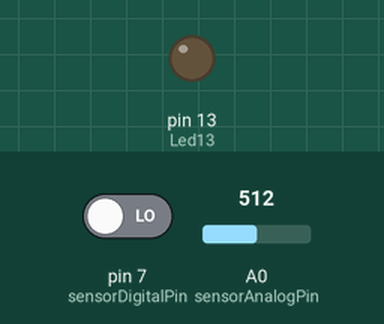
Simulated run of this sketch. Board: Arduino Uno, built with avr-gcc and run on an emulated ATmega328P. Shown: output pins drawn as LEDs (lit = HIGH). The test bench sets the inputs (shaded band); at power-on: pin 7 (sensorDigitalPin) LOW, A0 (sensorAnalogPin) = 512. What the sketch prints to the serial monitor is not drawn.

Above: at 1.2 s.
1.3 s: pin 7 (sensorDigitalPin) driven HIGH
At 2.5 s:
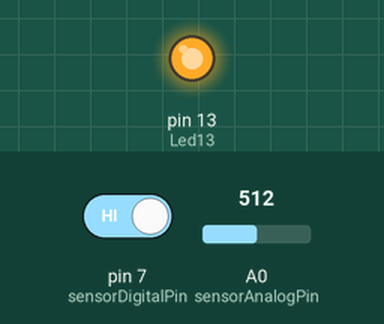
2.8 s: pin 7 (sensorDigitalPin) driven LOW
At 4.0 s:
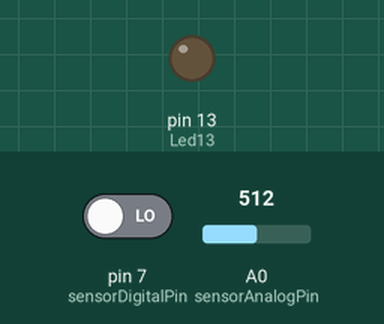
Timing chart, 0 to 5.8 s (numbered marks = the images above; inputs shaded):
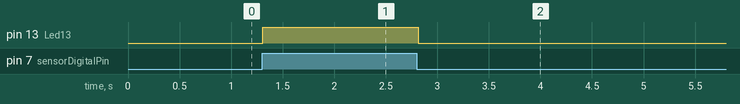

The sketch:

SensorAudio_Datos.ino
```cpp
/*
   UNIVERSIDAD TECNICA DEL NORTE
   FACULTAD DE INGENIERIA EN CIENCIAS APLICADAS
   CARRERA DE INGENIERIA EN TELECOMUNICACIONES

   SISTEMAS EMBEBIDOS
   PROYECTO BIMESTRAL

   GRUPO 4
   ALMEIDA KATHERINE
   TANDAYAMO SMITH
   TORRES ERIKA

   DATOS | SENSOR DE AUDIO
*/


int  sensorAnalogPin = A0;    // Select the Arduino input pin to accept the Sound Sensor's analog output
int  sensorDigitalPin = 7;    // Select the Arduino input pin to accept the Sound Sensor's digital output
int  analogValue = 0;         // Define variable to store the analog value coming from the Sound Sensor
int  digitalValue;            // Define variable to store the digital value coming from the Sound Sensor
int  Led13 = 13;              // Define LED port; this is the LED built in to the Arduino (labled L)


void setup()
{
  Serial.begin(9600);               // The IDE settings for Serial Monitor/Plotter (preferred) must match this speed
  pinMode(sensorDigitalPin,INPUT);  // Define pin 7 as an input port, to accept digital input
  pinMode(Led13,OUTPUT);            // Define LED13 as an output port, to indicate digital trigger reached
}

void loop(){
  analogValue = analogRead(sensorAnalogPin); // Read the value of the analog interface A0 assigned to digitalValue
  digitalValue=digitalRead(sensorDigitalPin); // Read the value of the digital interface 7 assigned to digitalValue
  Serial.println(analogValue); // Send the analog value to the serial transmit interface

  if(digitalValue==HIGH)      // When the Sound Sensor sends signla, via voltage present, light LED13 (L)
  {
    digitalWrite(Led13,HIGH);
  }
  else
  {
    digitalWrite(Led13,LOW);
  }

  delay(50);                  // Slight pause so that we don't overwhelm the serial interface
}
```

Datos_SensorAudio.ino
```cpp
double audio_sensor [100]={
527,
514,
509,
509,
505,
503,
516,
497,
526,
500,
520,
508,
498,
529,
524,
517,
499,
524,
520,
523,
534,
523,
501,
518,
513,
517,
514,
513,
511,
509,
502,
516,
511,
516,
526,
520,
527,
509,
507,
512,
515,
541,
503,
509,
512,
512,
515,
515,
516,
516,
516,
516,
517,
516,
516,
516,
516,
516,
516,
519,
513,
515,
523,
510,
516,
522,
517,
519,
524,
516,
514,
515,
526,
518,
503,
509,
526,
508,
512,
512,
519,
515,
514,
513,
518,
516,
484,
509,
510,
513,
514,
515,
515,
515,
516,
516,
516,
643,
489,
};
```

Measured:
- after the input at 1.3 s, pin 13 (Led13): LOW → HIGH at once
- after the input at 2.8 s, pin 13 (Led13): HIGH → LOW at once
